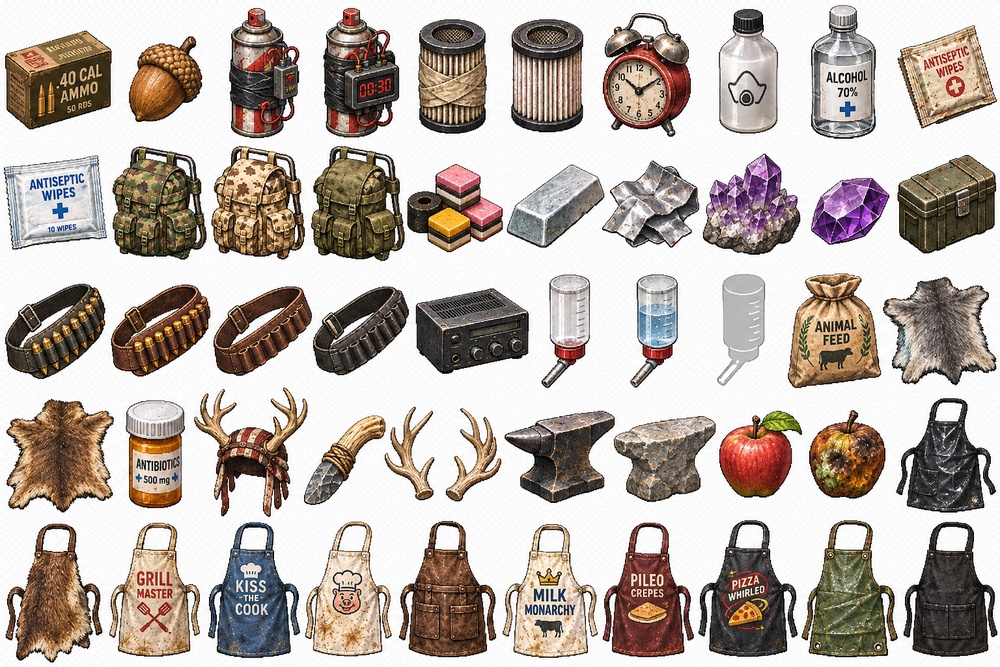
#> input picture art_src/sheets/sheet_c02.png, 1000 x 667 px, shrunk from 1536 x 1024 before the run
$ python pixel_refine.py ../../art_src/sheets/sheet_c02.png --out out.png
#> lines starting #> are read from the running program, lines starting #| are printed output that depends on the picture; after the words box and inside, x2 and y2 are one past the last pixel; in counts of white or black regions, pixels touching at a corner belong together
#!/usr/bin/env python3
"""Optional native-size palette clustering for original 2.5D RGBA sprites.

Produces visual candidates, not automatic approved replacements. Never changes
alpha, pivots, geometry or game-world scale. No proprietary reference pixels.
"""
import argparse
from pathlib import Path
import numpy as np
from PIL import Image, ImageDraw, ImageFilter


def refine_rgba(sprite, colors=80, edge_strength=0.65):
#> called with colors = 80, edge_strength = 0.65
    if sprite.mode!="RGBA":
        raise ValueError("Expected straight-alpha RGBA sprite")
    if not 16<=colors<=256:
        raise ValueError("Palette size must be 16..256")
    if not 0<=edge_strength<=2:
        raise ValueError("edge_strength must be 0..2")
    arr=np.asarray(sprite,dtype=np.uint8)
    alpha=arr[:,:,3].copy()
#> alpha: shape (667, 1000); every value is 255
    rgb=arr[:,:,:3].copy()
#> rgb is the input picture: shape (667, 1000, 3); mean R, G, B 188.1, 178.4, 171.5
    opaque=alpha>=64
#> opaque: shape (667, 1000) bool; every value is 1
    if not np.any(opaque):
        raise ValueError("No visible source pixels")
    # Transparent pixels cannot consume palette entries or shift opaque colors.
    average=np.median(rgb[opaque],axis=0).astype(np.uint8)
#> average = [246, 244, 242]
    rgb[~opaque]=average
    # Sharpen structural boundaries (recessed wood panels, cushion piping,
    # metal seams) before clustering tones. The high threshold protects tiny
    # cloth/wood fibres from exploding into photographic pixel noise.
    shaped=Image.fromarray(rgb,"RGB")
    if edge_strength:
        shaped=shaped.filter(ImageFilter.UnsharpMask(
            radius=.95, percent=round(88*edge_strength), threshold=3))
    quantized=shaped.quantize(
        colors=colors, method=Image.Quantize.MEDIANCUT,
        dither=Image.Dither.NONE).convert("RGB")
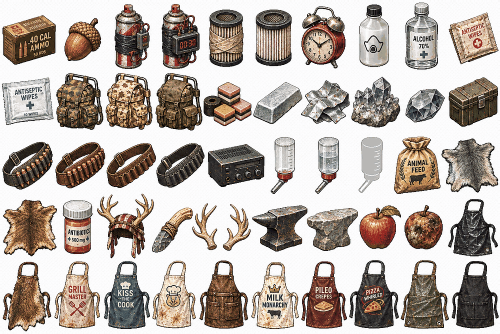
#> quantized: PIL image 1000x667 RGB (shown at 1/2 size); mean R, G, B 187, 178.1, 171.6
    output=np.dstack((np.asarray(quantized),alpha))
    return Image.fromarray(output,"RGBA")


def comparison(original,refined,zoom_values=(1,2.2,3.25)):
#> called with zoom_values = (1, 2.2, 3.25)
    panels=[]
    for z in zoom_values:
        size=(round(original.width*z),round(original.height*z))
        pad=12
        bg=Image.new("RGBA",(size[0]*2+pad*3,size[1]+pad*2+20),(100,115,105,255))
        d=ImageDraw.Draw(bg)
        for col,im in enumerate((original,refined)):
            scaled=im.resize(size,Image.Resampling.NEAREST)
            bg.alpha_composite(scaled,(pad+col*(size[0]+pad),pad+20))
        d.text((pad,5),f"ORIGINAL {z:.2f}x",fill=(245,245,237))
        d.text((pad*2+size[0],5),f"REFINED {z:.2f}x",fill=(245,245,237))
        panels.append(bg.convert("RGB"))
#> this loop made 3 passes
#> pass 1, in comparison, `bg=Image.new("RGBA",(size[0]*2+pad*3,size[1]+pad*2+20),(100,115,105,25..`:
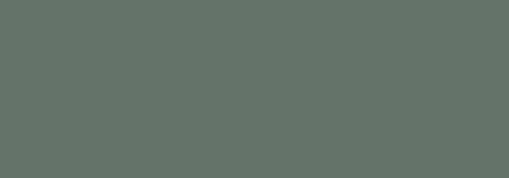
#> bg: PIL image 2036x711 RGBA (shown at 1/4 size); mean R, G, B, A 100, 115, 105, 255
#> after the loop:
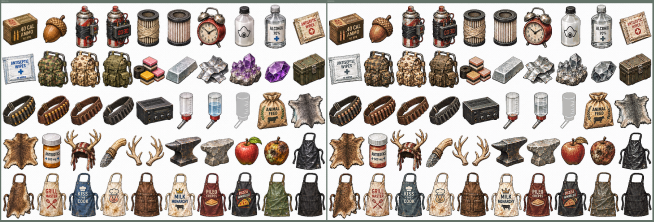
#> bg: PIL image 6536x2212 RGBA (shown at 1/10 size); mean R, G, B, A 185.4, 176.6, 169.9, 255
#> after the loop:
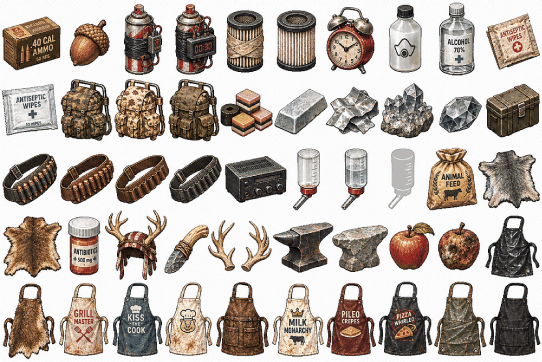
#> scaled: PIL image 3250x2168 RGBA (shown at 1/6 size); mean R, G, B, A 187, 178.1, 171.6, 255
#> after the loop, panels = 3 items
    width=max(p.width for p in panels)
#> width = 6536
    total=sum(p.height for p in panels)
#> total = 4434
    canvas=Image.new("RGB",(width,total),(229,231,225))
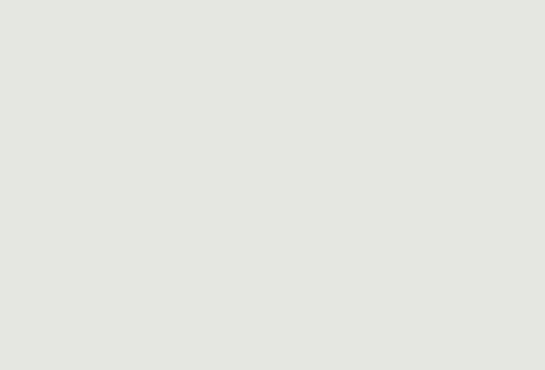
#> canvas: PIL image 6536x4434 RGB (shown at 1/12 size); mean R, G, B 229, 231, 225
    y=0
    for p in panels:
        canvas.paste(p,(0,y));y+=p.height
#> this loop made 3 passes
#> y on passes 1 to 3: 711, 2222, 4434
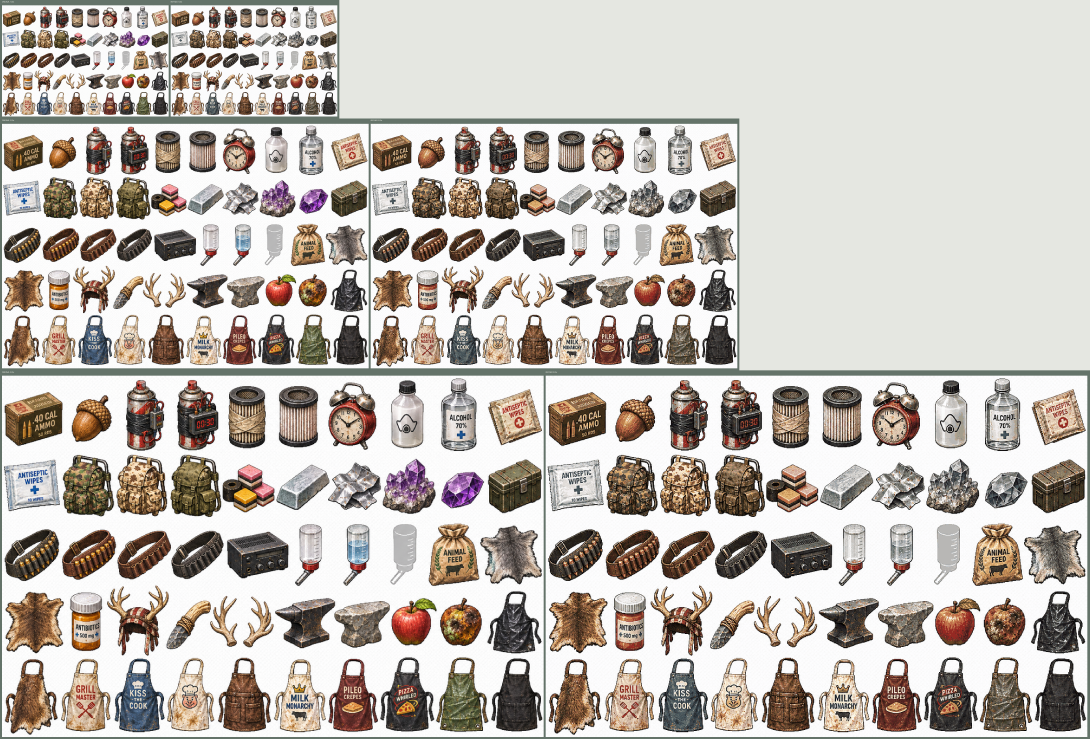
#> canvas: PIL image 6536x4434 RGB (shown at 1/6 size); mean R, G, B 194.5, 188.2, 181.6
#> after the loop, y = 4434
    return canvas


def main():
    p=argparse.ArgumentParser()
    p.add_argument("source",type=Path)
    p.add_argument("--out",type=Path,required=True)
    p.add_argument("--colors",type=int,default=80)
    p.add_argument("--edge-strength",type=float,default=.65)
    a=p.parse_args()
    source=Image.open(a.source).convert("RGBA")
    refined=refine_rgba(source,a.colors,a.edge_strength)
    a.out.mkdir(parents=True,exist_ok=True)
    refined.save(a.out/"pixel-refined.png")
    comparison(source,refined).save(a.out/"comparison.png")
    print("LL_PIXEL_REFINEMENT_CANDIDATE",source.size,a.colors,a.edge_strength,a.out)
#| LL_PIXEL_REFINEMENT_CANDIDATE (1000, 667) 80 0.65 out.png

if __name__=="__main__":main()

$ run again, on art_src/sheets/sheet_c09.png
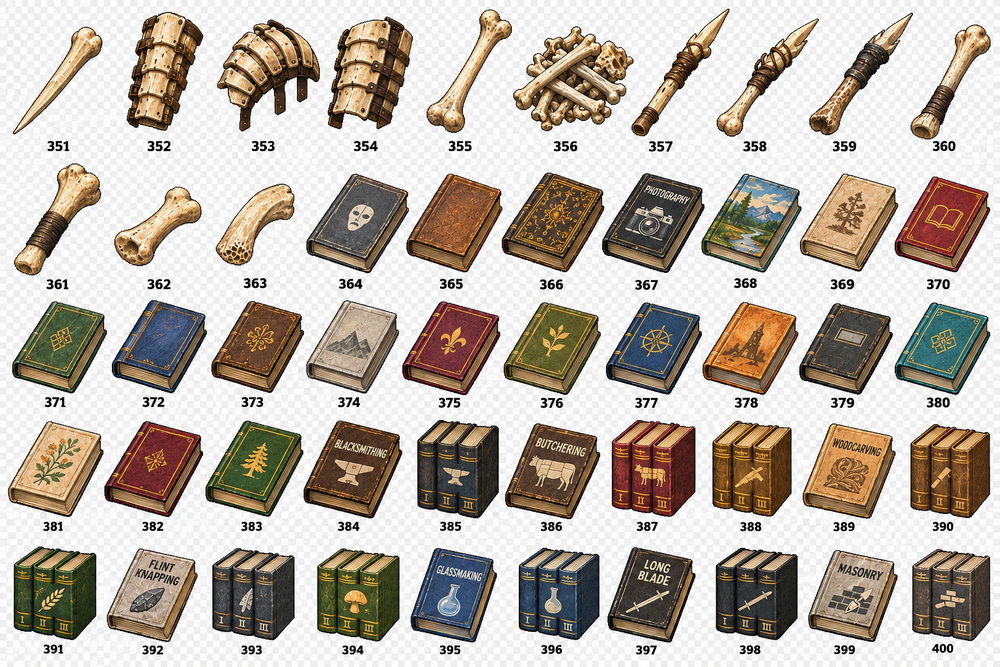
#> input picture art_src/sheets/sheet_c09.png, 1000 x 667 px, shrunk from 1536 x 1024 before the run
#> alpha: shape (667, 1000); every value is 255
#> in refine_rgba, rgb is the input picture: shape (667, 1000, 3); mean R, G, B 188.6, 179.8, 169.7
#> opaque: shape (667, 1000) bool; every value is 1
#> average = [237, 237, 237]
#> after the loop in comparison, `for z in zoom_values:`:
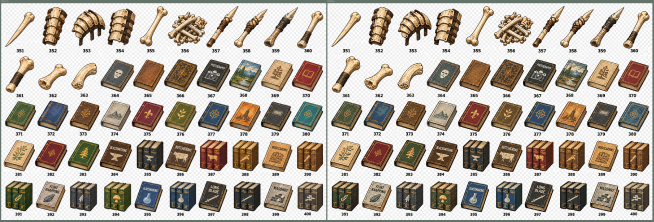
#> bg: PIL image 6536x2212 RGBA (shown at 1/10 size); mean R, G, B, A 186.2, 177.9, 167.9, 255
#> after the loop in comparison, `for z in zoom_values:`: panels = 3 items
#> width = 6536
#> total = 4434
#> the loop in comparison, `for p in panels:` made 3 passes
#> y on passes 1 to 3: 711, 2222, 4434
#> after the loop in comparison, `for p in panels:`:
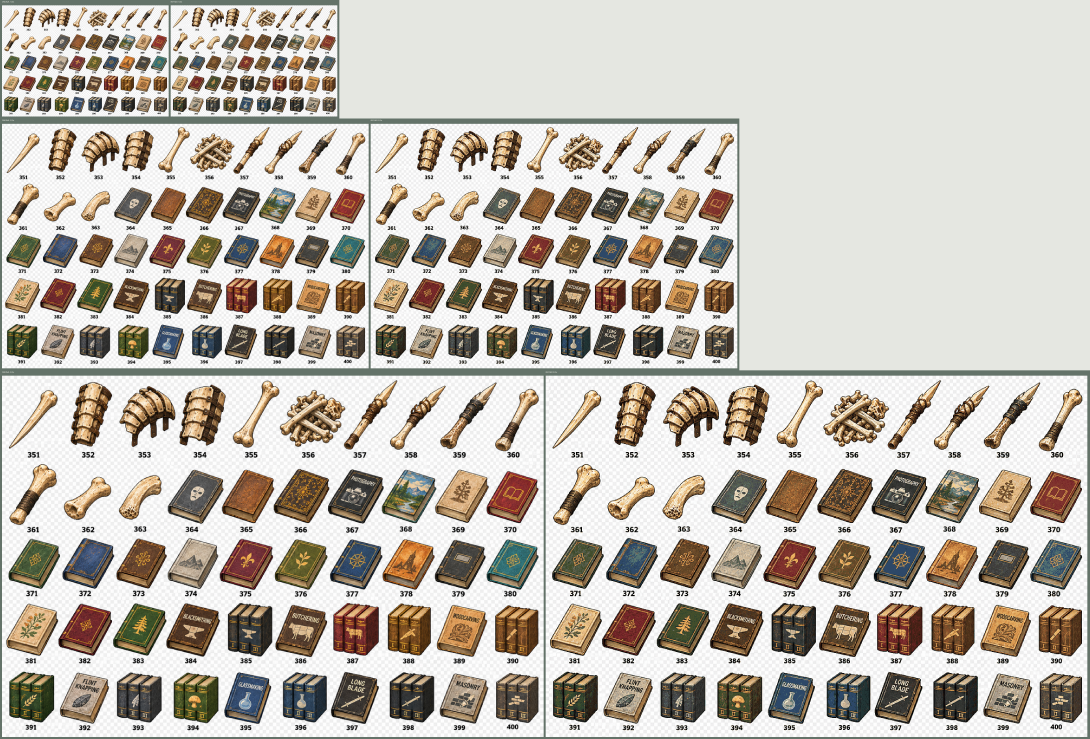
#> canvas: PIL image 6536x4434 RGB (shown at 1/6 size); mean R, G, B 195.1, 189.3, 180.2
#| LL_PIXEL_REFINEMENT_CANDIDATE (1000, 667) 80 0.65 out.png

$ run again, on art_src/sheets/sheet_c10.png
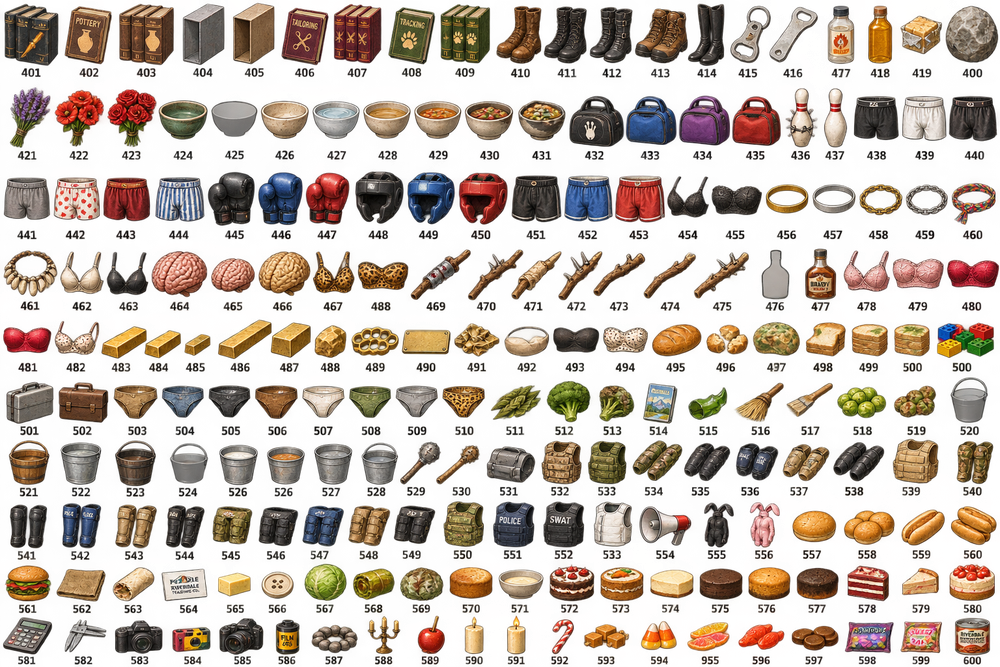
#> input picture art_src/sheets/sheet_c10.png, 1000 x 667 px, shrunk from 1536 x 1024 before the run
#> in main, source is the input picture: PIL image 1000x667 RGBA; mean R, G, B, A 85.8, 58.3, 41.3, 98.2
#> in refine_rgba, `opaque=alpha>=64`:
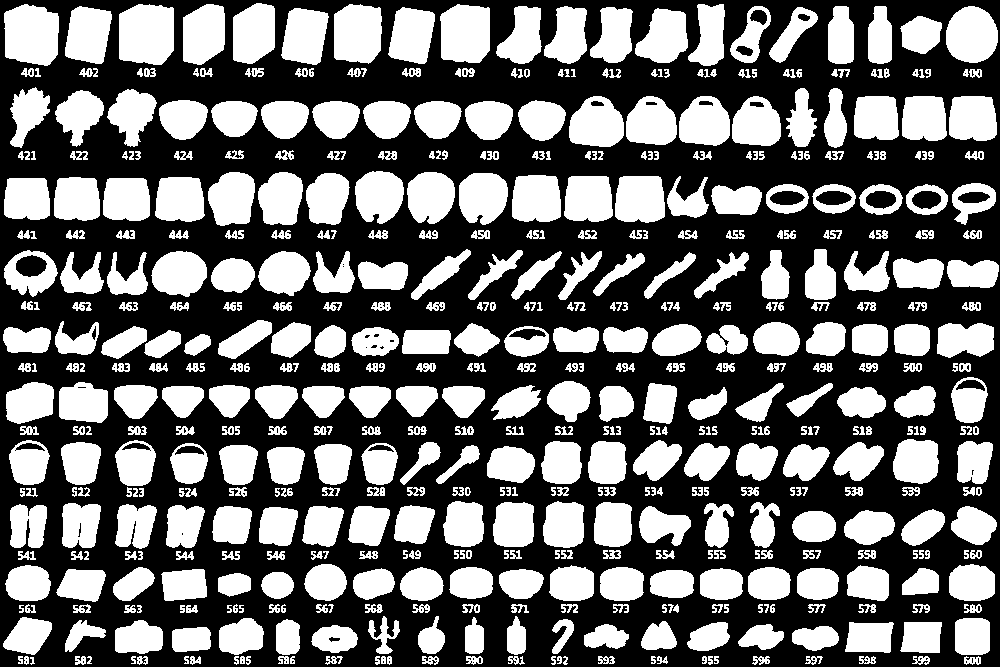
#> opaque: shape (667, 1000) bool; 41.3% white; 553 white regions, largest, box (x1, y1, x2, y2) and area: (119, 4, 174, 65) 3006, (4, 4, 59, 66) 2871, (440, 4, 490, 63) 2620
#> average = [105, 75, 49]
#> after the loop in comparison, `for z in zoom_values:`: panels = 3 items
#> width = 6536
#> total = 4434
#> the loop in comparison, `for p in panels:` made 3 passes
#> y on passes 1 to 3: 711, 2222, 4434
#> after the loop in comparison, `for p in panels:`:
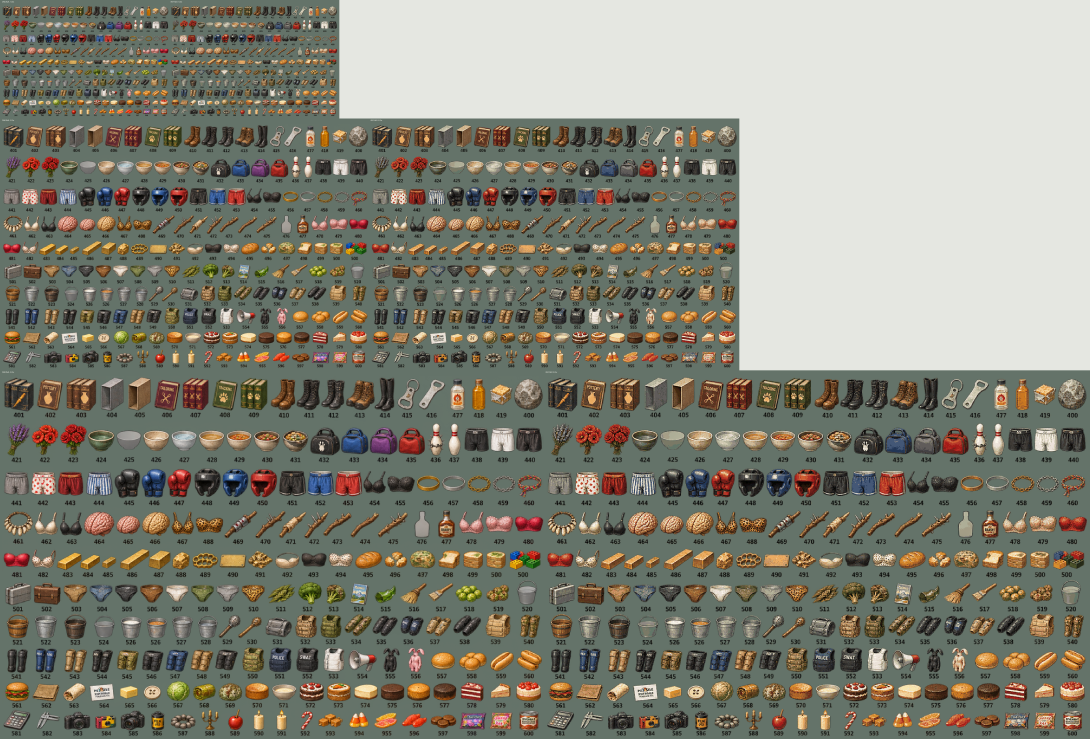
#> canvas: PIL image 6536x4434 RGB (shown at 1/6 size); mean R, G, B 133.5, 133.5, 120.8
#| LL_PIXEL_REFINEMENT_CANDIDATE (1000, 667) 80 0.65 out.png
